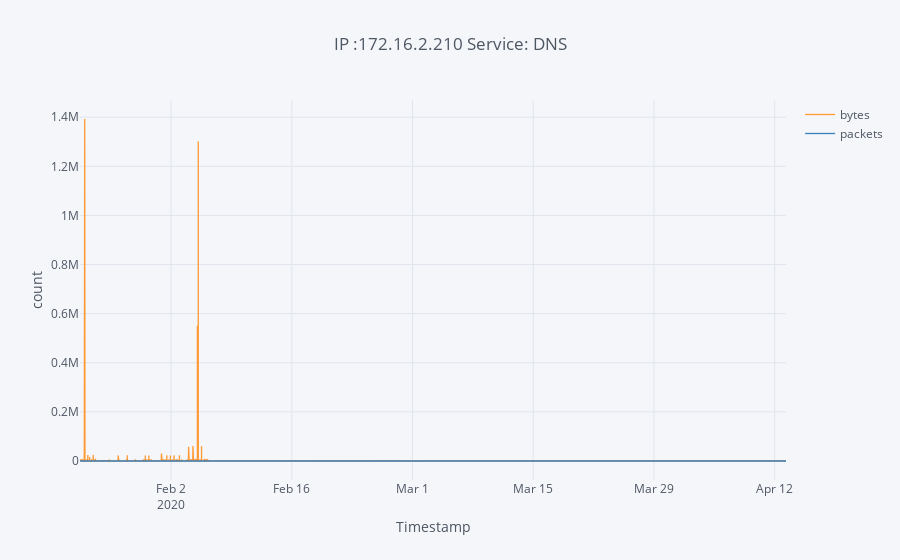

This figure's notebook cell:
### Code cell
### Case:1
testdf = df_test.reset_index()
testdf = testdf[(testdf['SrcAddr']=='172.16.2.210')]
testdf.set_index('ts',inplace=True)
testdf.sort_index(inplace=True)
testdf[['bytes','packets']].iplot(yTitle='count',xTitle='Timestamp',title='IP :172.16.2.210 Service: DNS')

### Figure 1 — Plotly figure (JSON) as saved in the notebook; plotly's stock layout.template omitted (floating-point values rounded to 4 significant figures; data arrays with more than 128 entries replaced by an {"elided": "..."} marker saying what was removed)
{"data": [{"line": {"color": "rgba(255, 153, 51, 1.0)", "dash": "solid", "shape": "linear", "width": 1.3}, "mode": "lines", "name": "bytes", "text": "", "type": "scatter", "uid": "d1ca7f7a-010b-44f5-82b0-3f45e54b7530", "x": {"elided": "22461 str values"}, "y": {"elided": "22461 int values"}}, {"line": {"color": "rgba(55, 128, 191, 1.0)", "dash": "solid", "shape": "linear", "width": 1.3}, "mode": "lines", "name": "packets", "text": "", "type": "scatter", "uid": "1886df29-594b-415e-bc7e-e4539328dcbf", "x": {"elided": "22461 str values"}, "y": {"elided": "22461 int values"}}], "layout": {"legend": {"bgcolor": "#F5F6F9", "font": {"color": "#4D5663"}}, "paper_bgcolor": "#F5F6F9", "plot_bgcolor": "#F5F6F9", "title": {"font": {"color": "#4D5663"}, "text": "IP :172.16.2.210 Service: DNS"}, "xaxis": {"gridcolor": "#E1E5ED", "showgrid": true, "tickfont": {"color": "#4D5663"}, "title": {"font": {"color": "#4D5663"}, "text": "Timestamp"}, "zerolinecolor": "#E1E5ED"}, "yaxis": {"gridcolor": "#E1E5ED", "showgrid": true, "tickfont": {"color": "#4D5663"}, "title": {"font": {"color": "#4D5663"}, "text": "count"}, "zerolinecolor": "#E1E5ED"}}}
